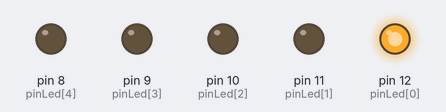
The sketch below on a simulated Arduino Uno, built with avr-gcc and run on an emulated ATmega328P. Shown: output pins drawn as LEDs (lit = HIGH).

Above: at 0.05 s.
At 0.45 s:
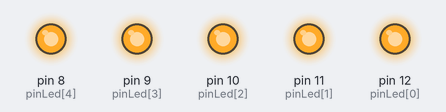
At 0.65 s:
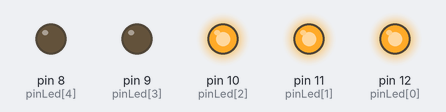
At 1.35 s:
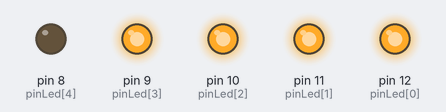
At 1.95 s:
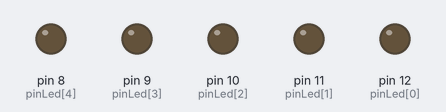
At 2.75 s:
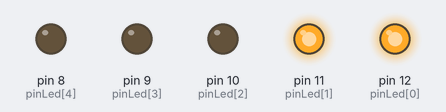
Timing chart, 0 to 3.0 s (numbered marks = the images above):
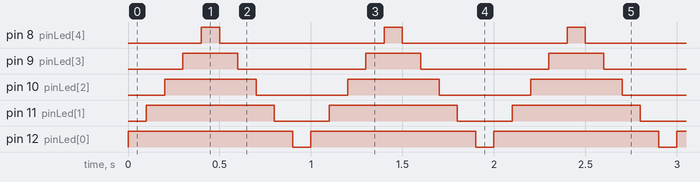

The sketch:

sketch_jul05b-7-while.ino
```cpp
int pinLed[5] = {12,11,10,9,8};
int numeroLed;
void setup() {
  // put your setup code here, to run once:
  int x;

  for(x = 0; x <= 4; x = x +1){
  pinMode(pinLed[x], OUTPUT);
  }
}

void loop() {
  // put your main code here, to run repeatedly:
numeroLed = 0;
while (numeroLed <=4){
    digitalWrite(pinLed[numeroLed], HIGH);
    delay(100);

    numeroLed = numeroLed + 1;
  }
numeroLed = 4;
while (numeroLed >=0){
    digitalWrite(pinLed[numeroLed], LOW);
    delay(100);

    numeroLed = numeroLed - 1;
  }
}
```

Measured:
- by itself, pin 8 (pinLed[4]): alternates HIGH for 0.10 s and LOW for 0.90 s
- by itself, pin 9 (pinLed[3]): alternates HIGH for 0.30 s and LOW for 0.70 s
- by itself, pin 10 (pinLed[2]): alternates HIGH for 0.50 s and LOW for 0.50 s
- by itself, pin 11 (pinLed[1]): alternates HIGH for 0.70 s and LOW for 0.30 s
- by itself, pin 12 (pinLed[0]): alternates HIGH for 0.90 s and LOW for 0.10 s
